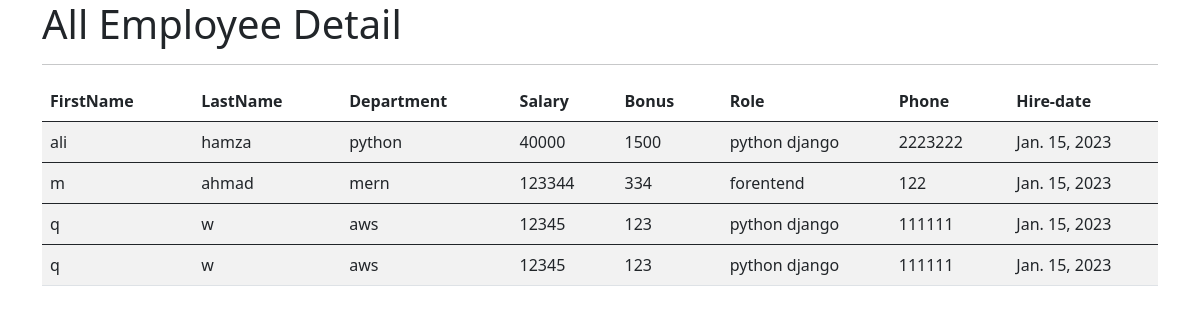
The app's page /all_employ with its own data.
### employ_app/models.py (models this page shows, shortened)
class Employee(models.Model):
    first_name = models.CharField(max_length=100, null=False)
    last_name = models.CharField(max_length=100)
    dept = models.ForeignKey(Department, on_delete=models.CASCADE)
    salary = models.IntegerField(default=0)
    bonus = models.IntegerField(default=0)
    role = models.ForeignKey(Role, on_delete=models.CASCADE)
    phone = models.IntegerField(default=0)
    hire_date = models.DateField()
    def __str__(self):
        return "%s %s %s" % (self.first_name, self.last_name, self.phone)

class Department(models.Model):
    name = models.CharField(max_length=100, null=False)
    location = models.CharField(max_length=100)

class Role(models.Model):
    name = models.CharField(max_length=100, null=False)

### employ_app/views.py (the view)
# urls.py: path('all_employ', views.all_employ, name='all_employ'),
def all_employ(request):
    employ = Employee.objects.all()
    data = {
        'employ': employ,
    }
    print(data)
    return render(request, 'all_employ.html', data)

### templates/all_employ.html (shortened to what this page needs)
<!DOCTYPE html>
<html lang="en">
<head>
  <link href="https://cdn.jsdelivr.net/npm/bootstrap@5.0.2/dist/css/bootstrap.min.css" rel="stylesheet">
</head>
<body>
    <div class="container">
        <h1>All Employee Detail</h1>
        <hr>
        <table class="table table-striped">
  <thead>
    <tr>
      <th scope="col">FirstName &nbsp;&nbsp;</th>
      <th scope="col">LastName &nbsp;&nbsp;</th>
      <th scope="col">Department &nbsp;&nbsp;</th>
      <th scope="col">Salary &nbsp;&nbsp;</th>
      <th scope="col">Bonus &nbsp;&nbsp;</th>
      <th scope="col">Role &nbsp;&nbsp;&nbsp;</th>
      <th scope="col">Phone &nbsp;&nbsp;&nbsp;&nbsp;</th>
      <th scope="col">Hire-date &nbsp;&nbsp;&nbsp;</th>
    </tr>
  </thead>
          {% for emp in employ %}
  <tbody>
    <tr>
      <td>{{emp.first_name}}</td>
      <td>{{emp.last_name}}</td>
      <td>{{emp.dept.name}}</td>
      <td>{{emp.salary}}</td>
      <td>{{emp.bonus}}</td>
      <td>{{emp.role.name}}</td>
      <td>{{emp.phone}}</td>
      <td>{{emp.hire_date}}</td>
    </tr>
  </tbody>
          {% endfor %}
</table>
    </div>
</body>
</html>

### records on screen
Employee: first_name "ali", last_name "hamza", dept.name "python", salary "40000", bonus "1500", role.name "python django", phone "2223222", hire_date "Jan. 15, 2023"
Employee: first_name "m", last_name "ahmad", dept.name "mern", salary "123344", bonus "334", role.name "forentend", phone "122", hire_date "Jan. 15, 2023"
Employee: first_name "q", last_name "w", dept.name "aws", salary "12345", bonus "123", role.name "python django", phone "111111", hire_date "Jan. 15, 2023"
Employee: first_name "q", last_name "w", dept.name "aws", salary "12345", bonus "123", role.name "python django", phone "111111", hire_date "Jan. 15, 2023"
